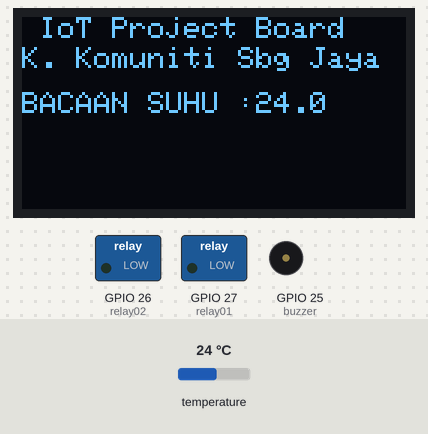
The sketch below on a simulated ESP32. On the bench: 128×64 one-colour display, switched loads named in the sketch (green lamp = pin HIGH), buzzer (waves = sounding, pin HIGH). Inputs (shaded band) come from the test bench; at power-on: temperature 24 °C. What the sketch prints to the serial monitor is not drawn.

Above: at 4.0 s.
4.1 s: temperature set to 12 °C
At 5.66 s:
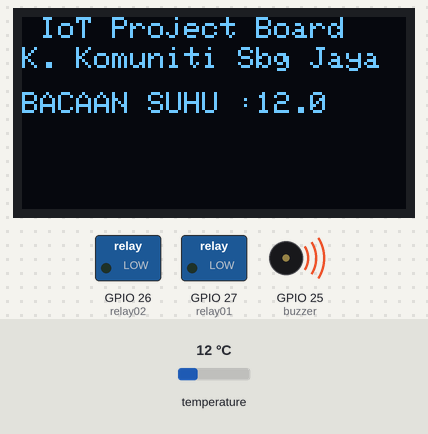
9.0 s: temperature set to 19 °C
12.6 s: temperature set to 28 °C
At 16.2 s:
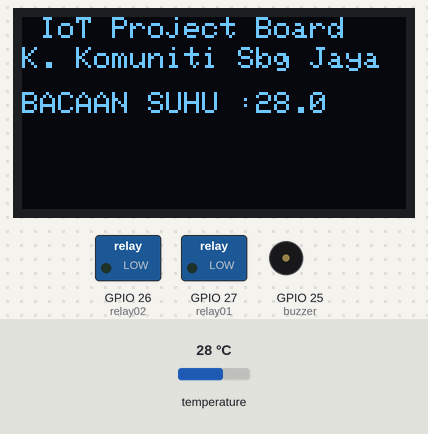
Timing chart, 0 to 22.8 s (numbered marks = the images above; inputs shaded):
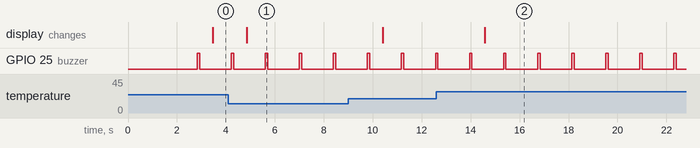

Measured:
- after the input at 4.1 s, the display: changes after 0.75 s (image 1)
- after the input at 12.6 s, the display: changes after 2.0 s (image 2)
- by itself, GPIO 25 (buzzer): alternates HIGH for 0.10 s and LOW for 1.3 s

The sketch:

ESP32_ESIDEVKIT_UjiPCB01.ino
```cpp
#include <Wire.h>
#include <SPI.h>
#include <OneWire.h>
#include <DallasTemperature.h>
#include <Adafruit_GFX.h>
#include <Adafruit_SSD1306.h>
#include <Adafruit_NeoPixel.h>

#define SCREEN_WIDTH 128 // OLED display width, in pixels
#define SCREEN_HEIGHT 64 // OLED display height, in pixels

//---Actuator and Relay  pin connection---
#define relay01 27
#define relay02 26
#define buzzer 25
#define SENSOR_PIN  15 // DS18B20 sensor's DAQ pin


// Declaration for an SSD1306 display connected to I2C (SDA, SCL pins)
Adafruit_SSD1306 display(SCREEN_WIDTH, SCREEN_HEIGHT, &Wire, -1);

OneWire oneWire(SENSOR_PIN);
DallasTemperature DS18B20(&oneWire);

//---istihar variable yang hendak digunakan
float tempC; // temperature in Celsius
float tempF; // temperature in Fahrenheit

void setup() {
  pinMode(relay01,OUTPUT);
  pinMode(relay02,OUTPUT);
  pinMode(buzzer,OUTPUT);

  Serial.begin(115200); // initialize serial
  DS18B20.begin();      // initialize the DS18B20 sensor

if(!display.begin(SSD1306_SWITCHCAPVCC, 0x3C)) { // Address 0x3D for 128x64
    Serial.println(F("SSD1306 allocation failed"));
    for(;;);
  }


  display.clearDisplay();
  display.setTextSize(1);
  display.setTextColor(WHITE);
  display.setCursor(0,0);
  display.println("ESP32 Project BOARD");
  display.display();
  delay(2000);
}

void loop() {

  DS18B20.requestTemperatures();       // send the command to get temperatures
  tempC = DS18B20.getTempCByIndex(0);  // read temperature in °C
  tempF = tempC * 9 / 5 + 32; // convert °C to °F

  Serial.print("Temperature: ");
  Serial.print(tempC);    // print the temperature in °C
  Serial.print("°C");
  Serial.print("  ~  ");  // separator between °C and °F
  Serial.print(tempF);    // print the temperature in °F
  Serial.println("°F");

  digitalWrite(buzzer,HIGH);
  delay (100);
  digitalWrite(buzzer,LOW);
  delay (500);
  display.clearDisplay();

  display.setTextSize(1);
  display.setTextColor(WHITE,BLACK);
  display.setCursor(0,0);
  display.println(" IoT Project Board");
  display.setCursor(0,10);
  display.println("K. Komuniti Sbg Jaya");
  display.setCursor(0,25);
  display.print("BACAAN SUHU :");
  display.print(tempC,1);
  display.display();
}
```
